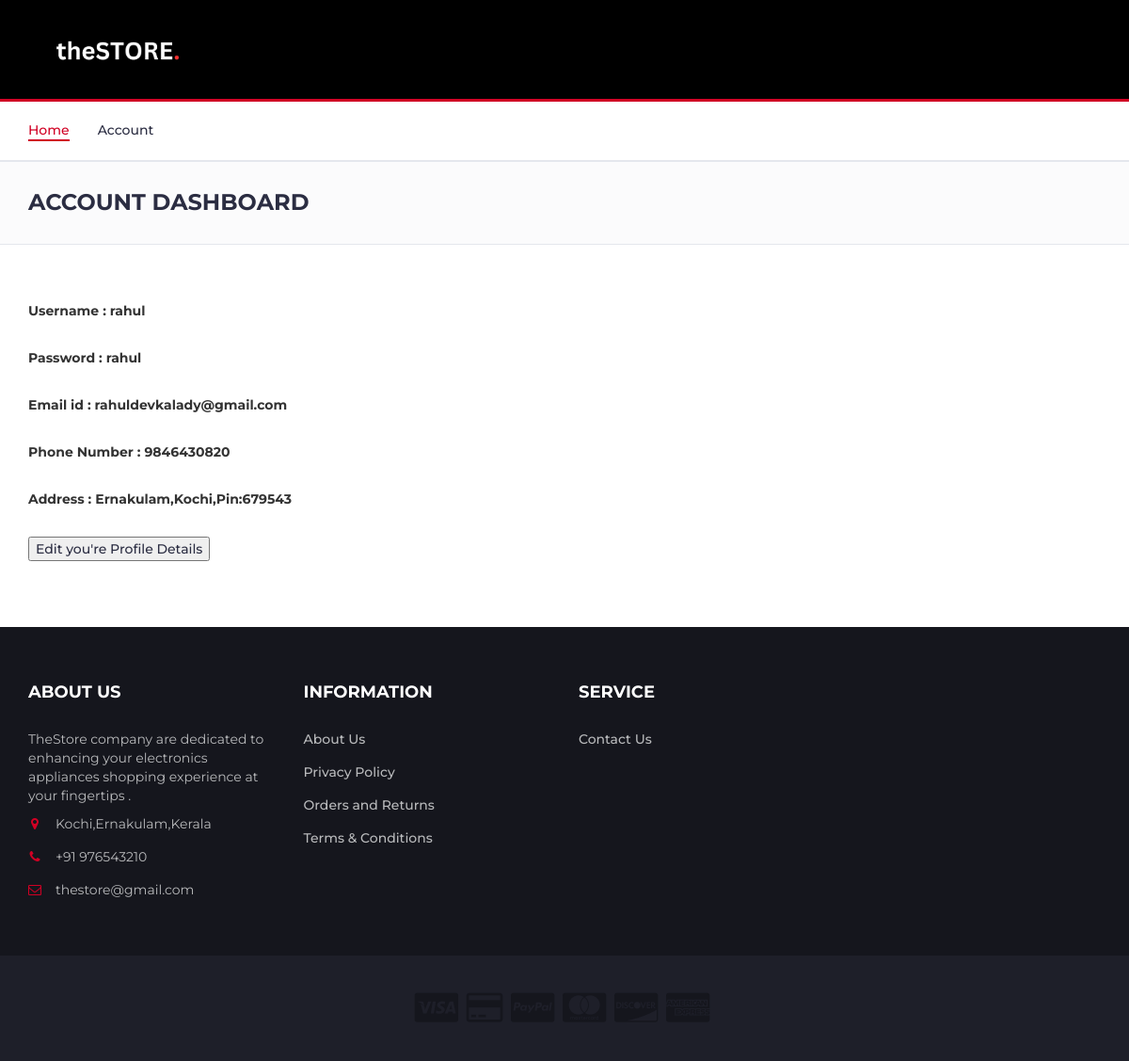
Before: /index/4/Account_Dashboard with the older database file.
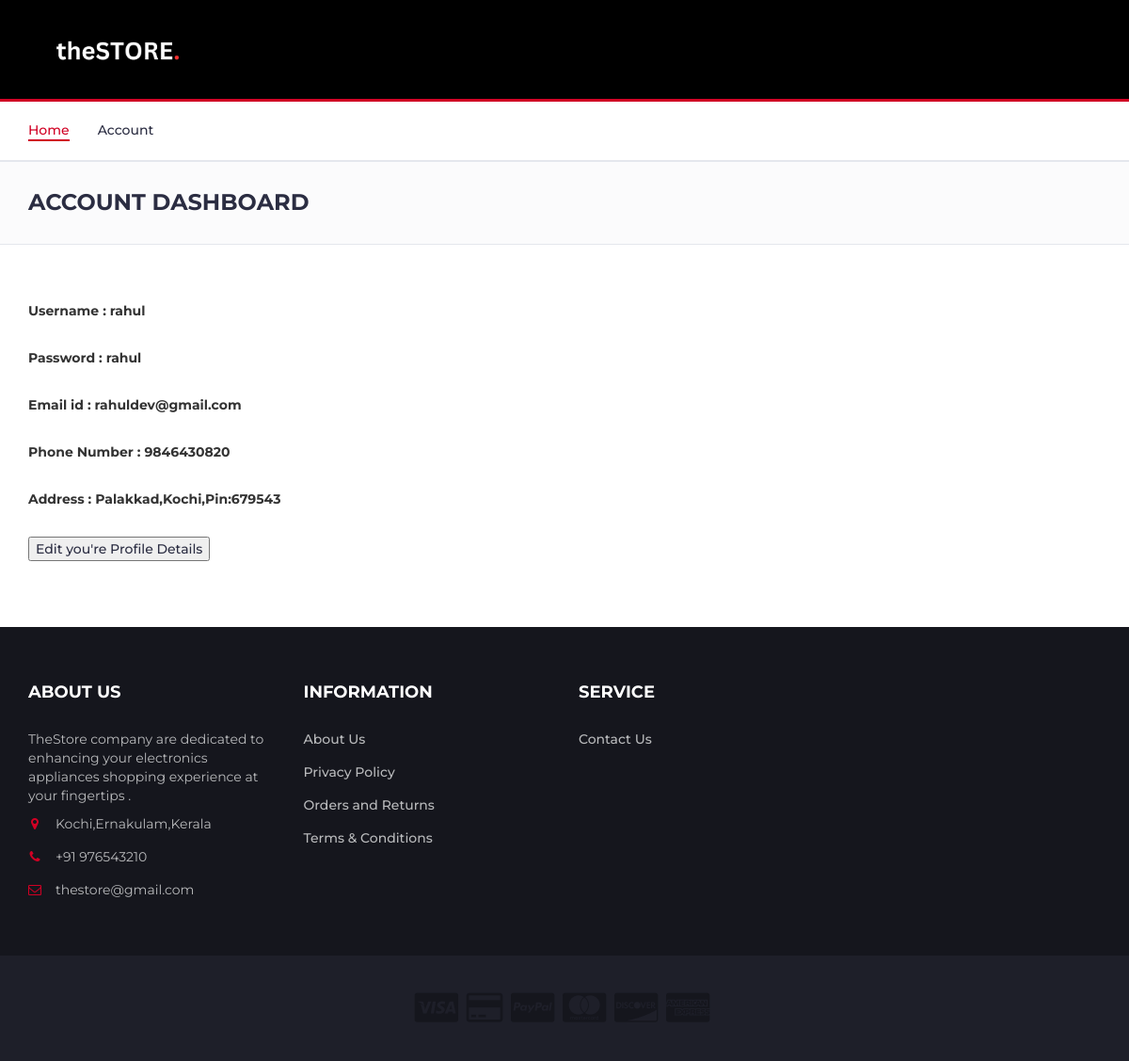
After: the same page with the newer database file.
### app1/models.py (models this page shows)
class customer(models.Model):
    customer_id = models.AutoField(primary_key=True)
    username = models.CharField(max_length=255)
    password = models.CharField(max_length=255)
    email = models.EmailField(unique=True)
    phone = models.CharField(max_length=15)
    address = models.TextField()
    def __str__(self):
        return self.username

### app1/views.py (the view)
# urls.py: path('index/<int:customer_id>/Account_Dashboard', views.Account_Dashboard, name='Account_Dashboard'),
def Account_Dashboard(request, customer_id):
    p = customer.objects.get(customer_id=customer_id)
    print(p)
    return render(request, 'Account_Dashboard.html', {'p': p})

### templates/Account_Dashboard.html (shortened to what this page needs)
<!DOCTYPE html>
<html lang="en">
{% load static %}
	<head>
 		<link type="text/css" rel="stylesheet" href="{% static 'css/bootstrap.min.css' %}"/>
 		<link type="text/css" rel="stylesheet" href="{% static 'css/slick.css' %}"/>
 		<link type="text/css" rel="stylesheet" href="{% static 'css/slick-theme.css' %}"/>
 		<link type="text/css" rel="stylesheet" href="{% static 'css/nouislider.min.css' %}"/>
 		<link rel="stylesheet" href="{% static 'css/font-awesome.min.css' %}">
 		<link type="text/css" rel="stylesheet" href="{% static 'css/style.css' %}"/>
    </head>
	<body>
		<header>
			<div id="header" style="background-color:black">
				<div class="container">
					<div class="row">
						<div class="col-md-3">
							<div class="header-logo">
								<a href="back_index" class="logo">
									<img src="{% static 'img/logo.png' %}" style=" width: 200px;height: auto">
								</a>
							</div>
						</div>
					</div>
				</div>
			</div>
</header>
		<nav id="navigation">
			<div class="container">
				<div id="responsive-nav">
					<ul class="main-nav nav navbar-nav">
						<li class="active"><a href="#">Home</a></li>
						<li><a>Account</a></li>
					</ul>
				</div>
			</div>
		</nav>
		<div id="breadcrumb" class="section">
			<div class="container">
				<div class="row">
					<div class="col-md-12">
						<h3 class="breadcrumb-header">Account Dashboard</h3>
					</div>
				</div>
			</div>
		</div>
		<div class="section">
			<div class="container">
				<p style="font-weight:bold">Username :  {{ p.username}}</p><br>
				<p style="font-weight:bold">Password :  {{ p.password}}</p><br>
				<p style="font-weight:bold">Email id :  {{ p.email}}</p><br>
				<p style="font-weight:bold">Phone Number :  {{ p.phone}}</p><br>
				<p style="font-weight:bold">Address :  {{ p.address}}</p><br>
				<a href="edit_customer_details"><button >Edit you're Profile Details</button></a>
			</div>
			<br><br>
		</div>
		<footer id="footer">
			<div class="section">
				<div class="container">
					<div class="row">
						<div class="col-md-3 col-xs-6">
							<div class="footer">
								<h3 class="footer-title">About Us</h3>
								<p>TheStore company are dedicated to enhancing your electronics appliances shopping experience at your fingertips .</P>
								<ul class="footer-links">
									<li><i class="fa fa-map-marker"></i>Kochi,Ernakulam,Kerala</li>
									<li><i class="fa fa-phone"></i>+91 976543210</li>
									<li><i class="fa fa-envelope-o"></i>thestore@gmail.com</li>
								</ul>
							</div>
						</div>
						<div  class="col-md-3 col-xs-6">
							<div class="footer">
								<h3 class="footer-title">Information</h3>
								<ul class="footer-links">
									<li><a>About Us</a></li>
									<li><a>Privacy Policy</a></li>
									<li><a>Orders and Returns</a></li>
									<li><a>Terms & Conditions</a></li>
								</ul>
							</div>
						</div>
						<div class="col-md-3 col-xs-6">
							<div class="footer">
								<h3 class="footer-title">Service</h3>
								<ul class="footer-links">
									<li><a href="/contact">Contact Us</a></li>
								</ul>
							</div>
						</div>
					</div>
				</div>
			</div>
			<div id="bottom-footer" class="section">
				<div class="container">
					<div class="row">
						<div class="col-md-12 text-center">
							<ul class="footer-payments">
								<li><a> <i class="fa fa-cc-visa"></i></a></li>
								<li><a><i class="fa fa-credit-card"></i></a></li>
								<li><a><i class="fa fa-cc-paypal"></i></a></li>
								<li><a><i class="fa fa-cc-mastercard"></i></a></li>
								<li><a><i class="fa fa-cc-discover"></i></a></li>
								<li><a><i class="fa fa-cc-amex"></i></a></li>
							</ul>
						</div>
					</div>
				</div>
			</div>
		</footer>
	</body>
</html>

Changed rows visible on the page:
changed customer "rahul": email "rahuldevkalady@gmail.com" → "rahuldev@gmail.com"; address "Ernakulam,Kochi,Pin:679543" → "Palakkad,Kochi,Pin:679543"
